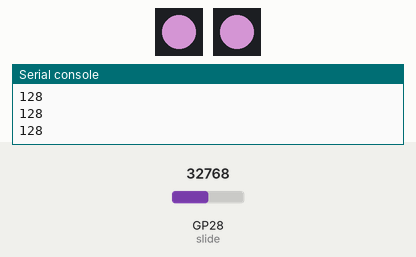
Bench run of a program on a simulated Raspberry Pi Pico running MicroPython. Shown: 2 × 1 RGB LEDs in strip order, left to right, the last lines printed to the serial console. The inputs (shaded band) are chosen by the test bench; at power-on: GP28 (slide) = 32768 (analog values on the 0–65535 scale). Dim RGB values are drawn brighter than linear.

Above: at 1.2 s.
1.3 s: GP28 (slide) set to 160
At 2.3 s:
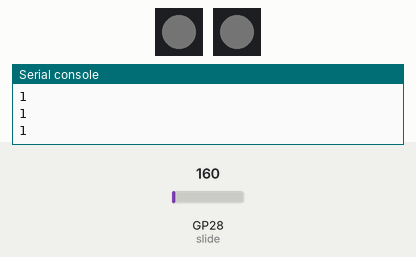
2.8 s: GP28 (slide) set to 112
At 3.4 s:
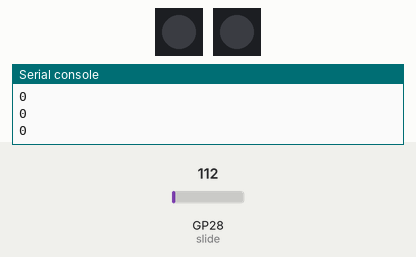
4.3 s: GP28 (slide) set to 7864
At 5.5 s:
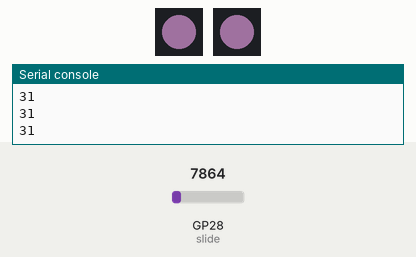
5.8 s: GP28 (slide) set to 0
At 7.2 s:
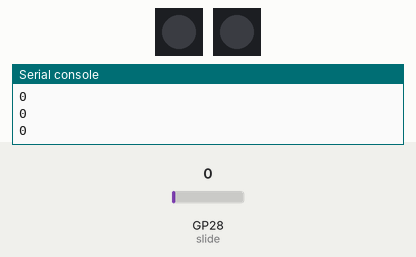
Timing chart, 0 to 8.3 s (numbered marks = the images above; inputs shaded):
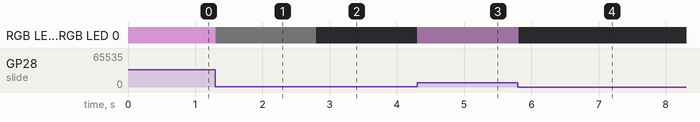

Measured:
- the behaviour switches between 144 and 128 on GP28 (slide) (found by bisection; images 1 and 2)
- after the input at 1.3 s, RGB LED 0, RGB LED 0: RGB(128, 90, 128) → RGB(1, 1, 1) at once
- after the input at 2.8 s, RGB LED 0, RGB LED 0: RGB(1, 1, 1) → off at once
- after the input at 4.3 s, RGB LED 0, RGB LED 0: off → RGB(31, 22, 31) at once
- after the input at 5.8 s, RGB LED 0, RGB LED 0: RGB(31, 22, 31) → off at once

The program:

slider.py
```python
from machine import ADC, Pin
import time
from neopixel import NeoPixel

READING_MULTIPLIER = (255 / 65535)

slide = ADC(Pin(28))
leds = [NeoPixel(Pin(2), 1), NeoPixel(Pin(5), 1)]

def change_colour(new_colour):
    print(new_colour)
    target = [new_colour, round(new_colour * 0.7), new_colour]
    for led in leds:
        led.fill(target)
        led.write()

red = (0, 255, 0)
amber = (255, 175, 150)
green = (255, 0, 0)

while True:
    reading = slide.read_u16()
    change_colour(round(reading * READING_MULTIPLIER))

    time.sleep(0.01)
```
